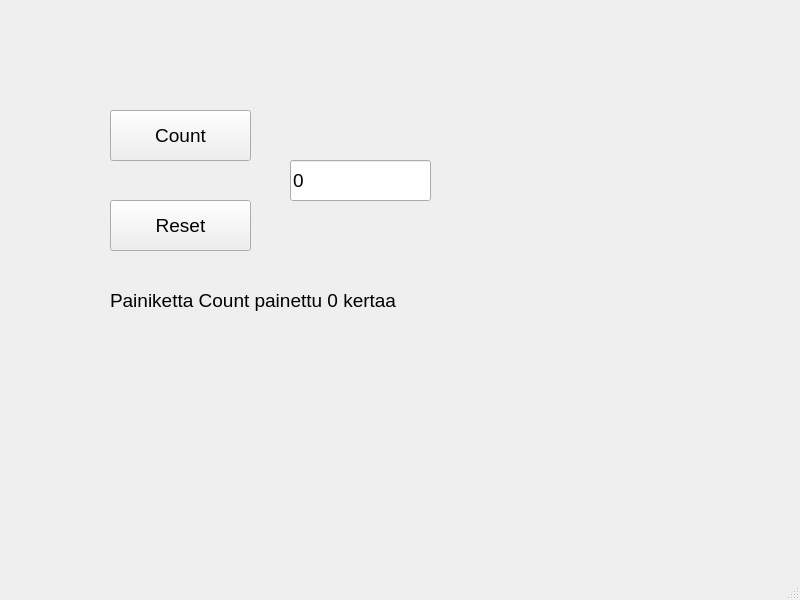
<?xml version="1.0" encoding="UTF-8"?>
<ui version="4.0">
 <class>MainWindow</class>
 <widget class="QMainWindow" name="MainWindow">
  <property name="geometry">
   <rect>
    <x>0</x>
    <y>0</y>
    <width>800</width>
    <height>600</height>
   </rect>
  </property>
  <property name="windowTitle">
   <string>MainWindow</string>
  </property>
  <widget class="QWidget" name="centralwidget">
   <widget class="QPushButton" name="btnCount">
    <property name="geometry">
     <rect>
      <x>110</x>
      <y>110</y>
      <width>141</width>
      <height>51</height>
     </rect>
    </property>
    <property name="font">
     <font>
      <pointsize>14</pointsize>
     </font>
    </property>
    <property name="text">
     <string>Count</string>
    </property>
   </widget>
   <widget class="QPushButton" name="btnReset">
    <property name="geometry">
     <rect>
      <x>110</x>
      <y>200</y>
      <width>141</width>
      <height>51</height>
     </rect>
    </property>
    <property name="font">
     <font>
      <pointsize>14</pointsize>
     </font>
    </property>
    <property name="text">
     <string>Reset</string>
    </property>
   </widget>
   <widget class="QLineEdit" name="txtResult">
    <property name="geometry">
     <rect>
      <x>290</x>
      <y>160</y>
      <width>141</width>
      <height>41</height>
     </rect>
    </property>
    <property name="font">
     <font>
      <pointsize>14</pointsize>
     </font>
    </property>
    <property name="text">
     <string>0</string>
    </property>
   </widget>
   <widget class="QLabel" name="labelInfo">
    <property name="geometry">
     <rect>
      <x>110</x>
      <y>280</y>
      <width>421</width>
      <height>41</height>
     </rect>
    </property>
    <property name="font">
     <font>
      <pointsize>14</pointsize>
     </font>
    </property>
    <property name="text">
     <string>Painiketta Count painettu 0 kertaa</string>
    </property>
   </widget>
  </widget>
  <widget class="QMenuBar" name="menubar">
   <property name="geometry">
    <rect>
     <x>0</x>
     <y>0</y>
     <width>800</width>
     <height>22</height>
    </rect>
   </property>
  </widget>
  <widget class="QStatusBar" name="statusbar"/>
 </widget>
 <resources/>
 <connections/>
</ui>
